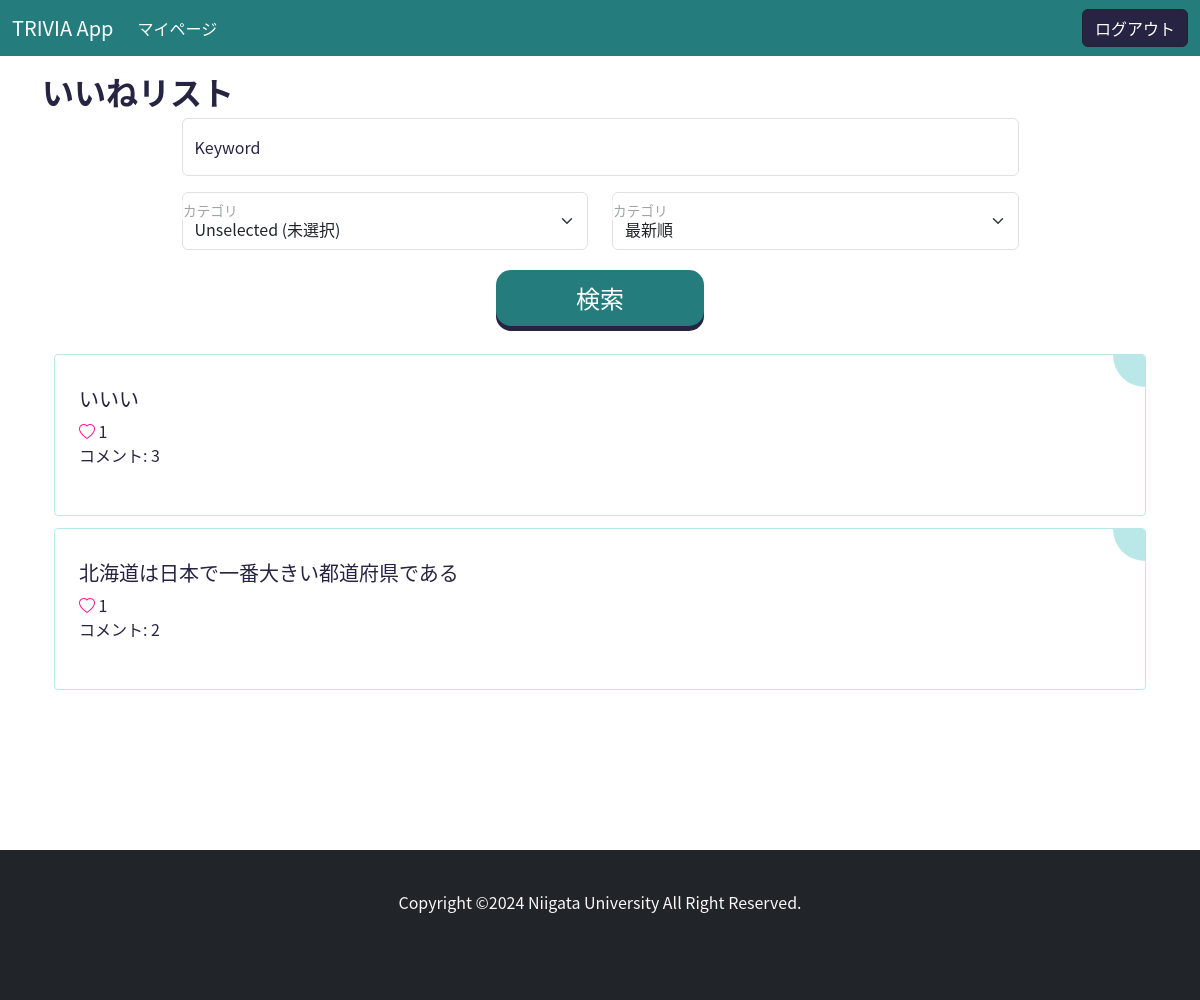
Page /like_list (signed in) on the committed database.
### main/models.py (models this page shows, shortened)
class Post(models.Model):
    CATEGORY_CHOICES = [
        ('地理', '地理'),
        ('歴史', '歴史'),
        ('人物', '人物'),
        ('自然', '自然'),
        ('伝統', '伝統'),
        ('スポーツ', 'スポーツ'),
        ('食', '食'),
        ('文化', '文化'),
        ('芸能', '芸能'),
        ('特産品', '特産品'),
        ('方言', '方言'),
        ('その他', 'その他'),
    ]
    PREFECTURE_CHOICES = [
        ('北海道', '北海道'),
        ('青森県', '青森県'),
        ('岩手県', '岩手県'),
        ('宮城県', '宮城県'),
        ('秋田県', '秋田県'),
        ('山形県', '山形県'),
        ('福島県', '福島県'),
        ('茨城県', '茨城県'),
        ('栃木県', '栃木県'),
        ('群馬県', '群馬県'),
        ('埼玉県', '埼玉県'),
        ('千葉県', '千葉県'),
        ('東京都', '東京都'),
        ('神奈川県', '神奈川県'),
        ('新潟県', '新潟県'),
        ('富山県', '富山県'),
        ('石川県', '石川県'),
        ('福井県', '福井県'),
        ('山梨県', '山梨県'),
        ('長野県', '長野県'),
        ('岐阜県', '岐阜県'),
        ('静岡県', '静岡県'),
        ('愛知県', '愛知県'),
        ('三重県', '三重県'),
        ('滋賀県', '滋賀県'),
        ('京都府', '京都府'),
        ('大阪府', '大阪府'),
        ('兵庫県', '兵庫県'),
        ('奈良県', '奈良県'),
        ('和歌山県', '和歌山県'),
        ('鳥取県', '鳥取県'),
        ('島根県', '島根県'),
        ('岡山県', '岡山県'),
        ('広島県', '広島県'),
        ('山口県', '山口県'),
        ('徳島県', '徳島県'),
        ('香川県', '香川県'),
        ('愛媛県', '愛媛県'),
        ('高知県', '高知県'),
        ('福岡県', '福岡県'),
        ('佐賀県', '佐賀県'),
        ('長崎県', '長崎県'),
        ('熊本県', '熊本県'),
        ('大分県', '大分県'),
        ('宮崎県', '宮崎県'),
        ('鹿児島県', '鹿児島県'),
        ('沖縄県', '沖縄県'),
    ]
    title = models.CharField(max_length=20)
    category = models.CharField(max_length=20, choices=CATEGORY_CHOICES)
    prefecture = models.CharField(max_length=20, choices=PREFECTURE_CHOICES)
    content = models.TextField(blank=True, null=True)
    user = models.ForeignKey(User, on_delete=models.CASCADE)
    like = models.ManyToManyField(User, related_name='related_post', blank=True)
    create_at = models.DateTimeField()
    update_at = models.DateTimeField()
    class Meta:
        db_table = 'posts'
        ordering = ["-create_at"]

### main/views.py (the view)
# urls.py: path("like_list", TriviaLikeListView.as_view(), name="trivia-like-list"),
class TriviaLikeListView(LoginRequiredMixin, ListView):
    template_name = "main/like-list.html"
    model = Post
    def get_queryset(self):
        query = super().get_queryset()
        query = query.filter(like=self.request.user)
        keyword = self.request.GET.get("keyword", None)
        category = self.request.GET.get("category", None)
        if keyword:
            query = query.filter(title__icontains=keyword)
        if category == "未選択":
            pass
        elif category:
            query = query.filter(category=category)
        arrangement = self.request.GET.get("arrangement", 0)
        if arrangement == "1":
            query = query.order_by('-create_at')
        elif arrangement == "2":
            query = query.annotate(num_likes=Count("like")).order_by('-num_likes')
        elif arrangement == "3":
            query = query.annotate(num_comments=Count("comments")).order_by("-num_comments")
        return query
    def get_context_data(self, **kwargs):
        context = super().get_context_data(**kwargs)
        context["keyword"] = self.request.GET.get("keyword", "")
        category = self.request.GET.get("category", "")
        if category == "地理":
            context["geography"] = True
        elif category == "歴史":
            context["history"] = True
        elif category == "人物":
            context["person"] = True
        elif category == "自然":
            context["nature"] = True
        elif category == "伝統":
            context["tradition"] = True
        elif category == "スポーツ":
            context["sport"] = True
        elif category == "食":
            context["food"] = True
        elif category == "文化":
            context["culture"] = True
        elif category == "芸能":
            context["entertainment"] = True
        elif category == "特産品":
            context["goods"] = True
        elif category == "方言":
            context["dialect"] = True
        elif category == "未選択":
            context["none"] = True
        arrangement = context['arrangement'] = self.request.GET.get('arrangement', '')
        if arrangement == "1":
            context["new"] = True
        elif arrangement == "2":
            context["like"] = True
        elif arrangement == "3":
            context["comment"] = True
        return context

### templates/main/like-list.html (shortened to what this page needs)
{% extends "base.html" %}
{% block content %}
<div class="container my-3">
    <h2><b>いいねリスト</b></h2>
    <form action="{% url 'main:trivia-like-list'%}" method="GET" class="w-75 mx-auto">
        <p class="form-floating">
            <input id="floatingInput" type="text" class="form-control" name="keyword" value="{{ keyword }}" placeholder="キーワード入力">
            <label for="floatingInput">Keyword</label>
        </p>
        <div class="row mb-3">
            <div class="col form-floating">
                <select name="category" id="floatingSelect" class="form-select">
                    <option value="未選択" {% if none %}selected{% endif %}>Unselected (未選択)</option>
                </select>
                <label for="floatingSelect">カテゴリ</label>
            </div>
            <div class="col form-floating">
                <select name="arrangement" id="floatingSelect" class="form-select">
                    <option value="1" {% if new %}selected{% endif %}>最新順</option>
                </select>
                <label for="floatingSelect">カテゴリ</label>
            </div>
        </div>
        <div class="text-center">
            <button class="button-search">検索</button>
        </div>
    </form>
    {% for object in object_list %}
        <div class="card-diy">
            <h5><a class="card-title" href="{% url 'main:trivia-detail' pk=object.id %}">{{object.title}}</a></h5>
            {% if request.user in item.like.all %}
                <i class="bi bi-heart-fill" role="img" style="color: deeppink;"></i> {{object.like.count}}
            {% else %}
                <i class="bi bi-heart" role="img" style="color: deeppink;"></i> {{object.like.count}}
            {% endif %}
                <p>コメント: {{object.comments.count}}</p>
        </div>
    {% empty %}
        <h3>いいねした投稿はありません</h3>
    {% endfor %}
</div>
{% endblock %}

### static/css/footer.css (style rules this page uses)
html { position: relative; min-height: 100%; padding-bottom: 200px; box-sizing: border-box; }

### static/css/style.css (style rules this page uses)
body { font-family: "ヒラギノ角ゴ Pro W3", "Hiragino Kaku Gothic Pro", Osaka, メイリオ, Meiryo, "ＭＳ Ｐゴシック", "MS PGothic", "ＭＳ ゴシック" , "MS Gothic", "Noto Sans CJK JP", TakaoPGothic, sans-serif; color: #272343; }
.button-search { display: inline-block; padding: 10px 80px; font-size: 24px; cursor: pointer; text-align: center; text-decoration: none; outline: none; color: #fff; background-color: #247c7c; border: none; border-radius: 15px; box-shadow: 0 9px #272343; margin-bottom: 20px; }
.button-search { background-color: #247c7c; box-shadow: 0 5px #272343; transform: translateY(4px); }
.card-title { color: #272343; text-decoration: none; }

### rows in the picture
Post: title "いいい", like.count "1", comments.count "3"
Post: title "北海道は日本で一番大きい都道府県である", like.count "1", comments.count "2"
